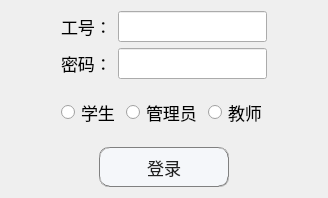
<?xml version="1.0" encoding="UTF-8"?>
<ui version="4.0">
 <class>Login</class>
 <widget class="QWidget" name="Login">
  <property name="geometry">
   <rect>
    <x>0</x>
    <y>0</y>
    <width>314</width>
    <height>198</height>
   </rect>
  </property>
  <property name="windowTitle">
   <string>登录</string>
  </property>
  <property name="styleSheet">
   <string notr="true">QPushButton {
	   color: #212121; 
        border-radius: 10px; 
		border: 1px groove gray;
	    background-color: #F5F7FA
}

 QPushButton:hover {
        background-color: #d9d9f3 ;
 }</string>
  </property>
  <layout class="QVBoxLayout" name="verticalLayout">
   <item>
    <layout class="QHBoxLayout" name="horizontalLayout">
     <property name="leftMargin">
      <number>50</number>
     </property>
     <property name="rightMargin">
      <number>50</number>
     </property>
     <item>
      <widget class="QLabel" name="label">
       <property name="font">
        <font>
         <family>微软雅黑</family>
         <pointsize>13</pointsize>
        </font>
       </property>
       <property name="text">
        <string>工号：</string>
       </property>
      </widget>
     </item>
     <item>
      <widget class="QLineEdit" name="user_name_input">
       <property name="minimumSize">
        <size>
         <width>0</width>
         <height>30</height>
        </size>
       </property>
       <property name="font">
        <font>
         <family>新宋体</family>
         <pointsize>12</pointsize>
        </font>
       </property>
      </widget>
     </item>
    </layout>
   </item>
   <item>
    <layout class="QHBoxLayout" name="horizontalLayout_2">
     <property name="leftMargin">
      <number>50</number>
     </property>
     <property name="rightMargin">
      <number>50</number>
     </property>
     <item>
      <widget class="QLabel" name="label_2">
       <property name="font">
        <font>
         <family>微软雅黑</family>
         <pointsize>13</pointsize>
        </font>
       </property>
       <property name="text">
        <string>密码：</string>
       </property>
      </widget>
     </item>
     <item>
      <widget class="QLineEdit" name="pwd_input">
       <property name="minimumSize">
        <size>
         <width>0</width>
         <height>30</height>
        </size>
       </property>
       <property name="font">
        <font>
         <family>新宋体</family>
         <pointsize>12</pointsize>
        </font>
       </property>
       <property name="text">
        <string/>
       </property>
       <property name="echoMode">
        <enum>QLineEdit::Password</enum>
       </property>
      </widget>
     </item>
    </layout>
   </item>
   <item>
    <layout class="QHBoxLayout" name="horizontalLayout_3">
     <property name="leftMargin">
      <number>50</number>
     </property>
     <property name="rightMargin">
      <number>50</number>
     </property>
     <item>
      <widget class="QRadioButton" name="radioButton">
       <property name="font">
        <font>
         <family>微软雅黑</family>
         <pointsize>13</pointsize>
        </font>
       </property>
       <property name="text">
        <string>学生</string>
       </property>
      </widget>
     </item>
     <item>
      <widget class="QRadioButton" name="admin_btn">
       <property name="font">
        <font>
         <family>微软雅黑</family>
         <pointsize>13</pointsize>
        </font>
       </property>
       <property name="text">
        <string>管理员</string>
       </property>
      </widget>
     </item>
     <item alignment="Qt::AlignRight|Qt::AlignVCenter">
      <widget class="QRadioButton" name="teacher_btn">
       <property name="minimumSize">
        <size>
         <width>0</width>
         <height>0</height>
        </size>
       </property>
       <property name="font">
        <font>
         <family>微软雅黑</family>
         <pointsize>13</pointsize>
        </font>
       </property>
       <property name="text">
        <string>教师</string>
       </property>
      </widget>
     </item>
    </layout>
   </item>
   <item alignment="Qt::AlignHCenter">
    <widget class="QPushButton" name="login_btn">
     <property name="minimumSize">
      <size>
       <width>130</width>
       <height>40</height>
      </size>
     </property>
     <property name="maximumSize">
      <size>
       <width>150</width>
       <height>16777215</height>
      </size>
     </property>
     <property name="font">
      <font>
       <family>微软雅黑</family>
       <pointsize>13</pointsize>
      </font>
     </property>
     <property name="text">
      <string>登录</string>
     </property>
    </widget>
   </item>
  </layout>
 </widget>
 <resources/>
 <connections/>
</ui>
